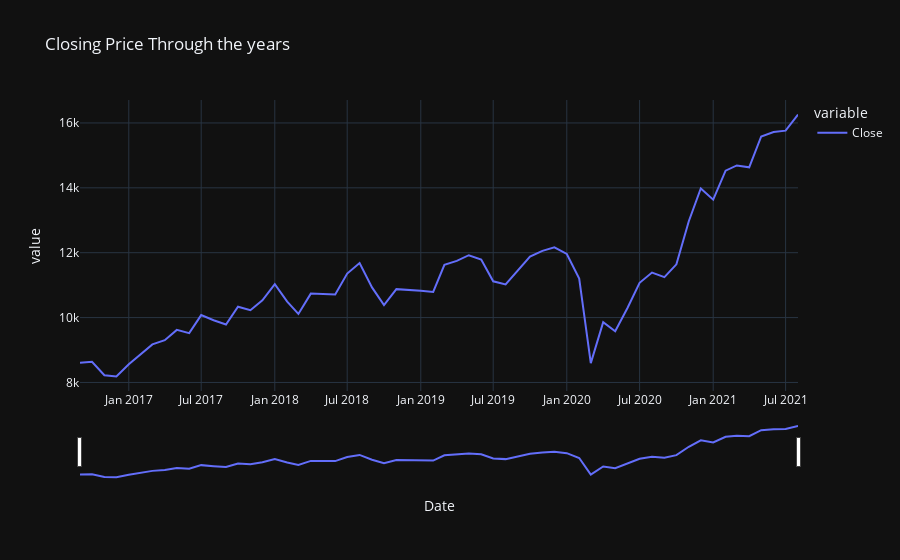

This figure's notebook cell:
### Code cell
fig = px.line(data, title="Closing Price Through the years")
fig.update_xaxes(rangeslider_visible=True)
fig.show()
